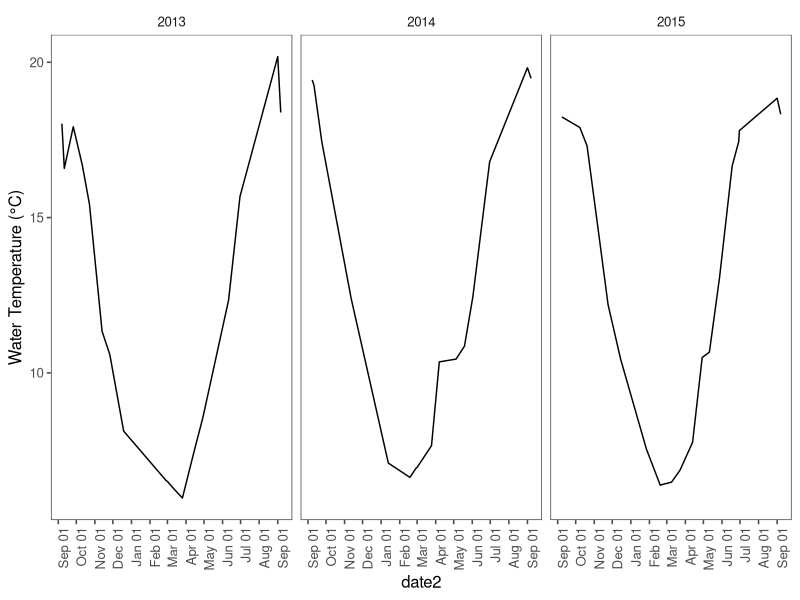

Write the R code that produced this figure. (Note: this script raises an error after producing the figure.)
#### CLEAR THE ENVIRONMENT FIRST ---------------------------------------------

rm(list = ls(all.names = TRUE))


#### LOAD PACKAGES -----------------------------------------------------------

library(ggplot2)
library(lubridate)
library(ggthemes)
library(dplyr)
library(readxl)
library(gridExtra)
library(grid)
library(cowplot)


#### LOAD TEMPERATURE DATA -----------------------------------------------------------------------

temp.1 <- read_excel("data/lake-geneva/lake-geneva-temperature-sonde-interpolated.xlsx", sheet = "2013")
temp.2 <- read_excel("data/lake-geneva/lake-geneva-temperature-sonde-interpolated.xlsx", sheet = "2014")
temp.3 <- read_excel("data/lake-geneva/lake-geneva-temperature-sonde-interpolated.xlsx", sheet = "2015")

temp.all <- bind_rows(temp.1, temp.2, temp.3) %>% 
  filter(depth.m == 6) %>% 
  mutate(yday = yday(date),
         date2 = as.Date(ifelse(yday > 250, paste0("2019-", month, "-", day), paste0("2020-", month, "-", day)), format = "%Y-%m-%d"))
rm(temp.1, temp.2, temp.3)

## 
ggplot(temp.all, aes(x = date2, y = temp.c)) + 
  geom_line() + theme_few() + 
  ylab('Water Temperature (°C)') + 
  scale_x_date(date_breaks = "1 month", date_labels =  "%b %d") + 
  theme(axis.text.x = element_text(angle = 90, hjust = 1))  + 
  facet_wrap(~year)


#### CALCULATE MEAN SPAWNING DATE ----------------------------------------------------------------

mu.spawn <- read_excel("data/lake-geneva/lake-geneva-spawning.xlsx", sheet = "lake-geneva-spawning") %>% 
  filter(spawn.abundance > 0) %>% 
  group_by(year) %>% 
  summarize(mu.spawn.date = as.Date(weighted.mean(date, spawn.abundance), format = "%Y-%m-%d"),
            mu.spawn.temp = weighted.mean(temp.c, spawn.abundance, na.rm = TRUE)) %>% 
  mutate(mu.spawn.yday = yday(mu.spawn.date),
         mu.spawn.yday = ifelse(mu.spawn.yday < 30, mu.spawn.yday+365, mu.spawn.yday)) %>% 
  summarize(mu.spawn = mean(mu.spawn.yday)) %>% 
  mutate(mu.spawn = ifelse(mu.spawn > 365, mu.spawn-365, mu.spawn)) %>% 
  pull()


#### CALCULATE MEAN HATCHING DATE ----------------------------------------------------------------



## Filter temp profiles by start and end dates, calculate daily degree-days

if(mu.spawn > 0 & mu.spawn < 30) {
  temp.inc <- temp.all %>% group_by(year) %>% filter(yday >= mu.spawn, yday < 240)
} else {
  temp.spawn <- temp.all %>% group_by(year) %>% filter(yday >= mu.spawn)
  temp.hatch <- temp.all %>% group_by(year) %>% filter(yday <= mu.hatch)
  temp.inc <- bind_rows(temp.spawn, temp.hatch) 
}

## Find ADD at hatch
#temp.ADD <- temp.inc %>% group_by(year) %>% 
#  mutate(ADD = cumsum(temp.c)) %>% 
#  filter(ADD == max(ADD)) %>% 
#  select(date, year, temp.c, ADD)



#### EUROPEAN WHITEFISH MODELS -------------------------------------------------------------------

## Polynomial: y = a + bx + cx^2
## Semilog: log10(y) = log10(a) + log10(b)x + log10(c)x^2
## Antilog: 10^(log(y))

## Eckmann 1987 (uses natural log)
model.EC <- read_excel("data/model-structural-parameters.xlsx", sheet = "coefs") %>% 
  filter(lake == "Lake Constance", morph == "littoral", source == "Eckmann (1987)")

## Take antilog from daily semilog output, accumulate across days
model.EC.perc <- temp.all %>%
  group_by(year) %>% 
  filter(date >= as.Date(mu.spawn, origin = paste0(year, "-01-01"))) %>% 
  mutate(perc.day = (10^(model.EC$a + model.EC$b * temp.c + model.EC$c * temp.c^2))*100,
         perc.cum = cumsum(perc.day),) %>% 
  filter(perc.cum <= 100) %>%
  mutate(ADD = cumsum(temp.c))

model.EC.perc.max <- model.EC.perc %>% group_by(year) %>% 
  filter(perc.cum == max(perc.cum)) %>% 
  select(date, year, temp.c, ADD) %>% 
  mutate(model = "EC")


## Stewart et al. 2021
model.geneva <- read_excel("data/model-structural-parameters.xlsx", sheet = "coefs") %>% 
  filter(lake == "Lake Geneva")

## Take antilog from daily semilog output, accumulate across days
model.geneva.perc <- temp.all %>%
  group_by(year) %>% 
  filter(date >= as.Date(mu.spawn, origin = paste0(year, "-01-01"))) %>% 
  mutate(perc.day = (10^(model.geneva$a + model.geneva$b * temp.c))*100,
         perc.cum = cumsum(perc.day),) %>% 
  filter(perc.cum <= 100) %>%
  mutate(ADD = cumsum(temp.c))

model.geneva.perc.max <- model.geneva.perc %>% group_by(year) %>% 
  filter(perc.cum == max(perc.cum)) %>% 
  select(date, year, temp.c, ADD) %>% 
  mutate(model = "TLB")


#### COMBINE ALL MODEL HATCHING ESTIMATES --------------------------------------------------------

model.hatching.all <- bind_rows(model.EC.perc.max, model.geneva.perc.max) %>% 
  mutate(model = factor(model, ordered = TRUE, levels = c("TLB", "EC")),
         yday = yday(date))


#### VISUALIZATIONS ------------------------------------------------------------------------------

ggplot(temp.all, aes(x = date, y = temp.c)) + 
  geom_line(size = 0.8) +
  geom_vline(data = data.frame(year = unique(temp.all$year), 
                               date = temp.inc %>% group_by(year) %>% slice(1) %>% pull(date)),
             aes(xintercept = date), color = "gray25", linetype = "dashed", show.legend = FALSE) +
  geom_point(data = model.hatching.all, aes(x = as.POSIXct(date), y = temp.c, fill = model, shape = model), size = 3) +
  scale_shape_manual("", values = c(22, 23),
                     labels = c("Unpublished Thonon Data  ", "Eckmann, 1987")) +
  scale_fill_manual("", values = c("cornflowerblue", "forestgreen"),
                    labels = c("Unpublished Thonon Data  ", "Eckmann, 1987")) +
  scale_x_datetime(date_breaks = "1 month", date_labels =  "%b %d") + 
  labs(y = "Water Temperature (°C)") + 
  theme_few() + 
  theme(axis.text.x = element_text(angle = 45, hjust = 1),
        axis.text = element_text(size = 12),
        axis.title.y = element_text(size = 15),
        axis.title.x = element_blank(),
        legend.position = "top", 
        legend.text = element_text(size = 15),
        strip.text = element_text(size = 12),
        panel.spacing = unit(1, "lines")) + 
  facet_wrap(~year, scales = "free_x")

ggsave("figures/lake-geneva/lake-geneva-model-comparison-temp.png", height = 5.5, width = 9.5, dpi = 300)


plot.add <- ggplot(model.hatching.all, aes(x = factor(year), y = ADD, group = model)) +
  geom_point(aes(fill = model, shape = model), size = 3) + 
  scale_shape_manual("", values = c(22, 23),
                     labels = c("Unpublished Thonon Data  ", "Eckmann, 1987")) +
  scale_fill_manual("", values = c("cornflowerblue", "forestgreen"),
                    labels = c("Unpublished Thonon Data  ", "Eckmann, 1987")) +
  labs(y = "Degree-days") +
  theme_few() + 
  theme(axis.text.x = element_text(angle = 45, hjust = 1),
        axis.text = element_text(size = 12),
        axis.title.y = element_text(size = 15),
        axis.title.x = element_blank(),
        legend.position = "top", 
        legend.text = element_text(size = 15),
        strip.text = element_text(size = 12),
        panel.spacing = unit(1, "lines"))

plot.date <- ggplot(model.hatching.all, aes(x = factor(year), y = yday, group = model)) +
  geom_point(aes(fill = model, shape = model), size = 3) + 
  scale_shape_manual("", values = c(22, 23),
                     labels = c("Unpublished Thonon Data  ", "Eckmann, 1987")) +
  scale_fill_manual("", values = c("cornflowerblue", "forestgreen"),
                    labels = c("Unpublished Thonon Data  ", "Eckmann, 1987")) +
  labs(y = "Julian Date") +
  theme_few() + 
  theme(axis.text.x = element_text(angle = 45, hjust = 1),
        axis.text = element_text(size = 12),
        axis.title.y = element_text(size = 15),
        axis.title.x = element_blank(),
        legend.position = "top", 
        legend.text = element_text(size = 15),
        strip.text = element_text(size = 12),
        panel.spacing = unit(1, "lines"))

## Combine all figures
plot.all <- grid.arrange(
  arrangeGrob(get_legend(plot.add),
              nrow = 1,
              ncol = 1),
  arrangeGrob(
    arrangeGrob(plot.add + theme(legend.position = "none", axis.title.x = element_blank()),
                nrow = 1),
    arrangeGrob(plot.date + theme(legend.position = "none", axis.title.x = element_blank()), 
                nrow = 1),
    ncol = 2,
    widths = c(1, 1)
  ),
  heights = c(0.05, 1.0)
)

ggsave("figures/lake-geneva/lake-geneva-model-comparison-point.png", plot = plot.all, width = 8, height = 5, dpi = 300)

